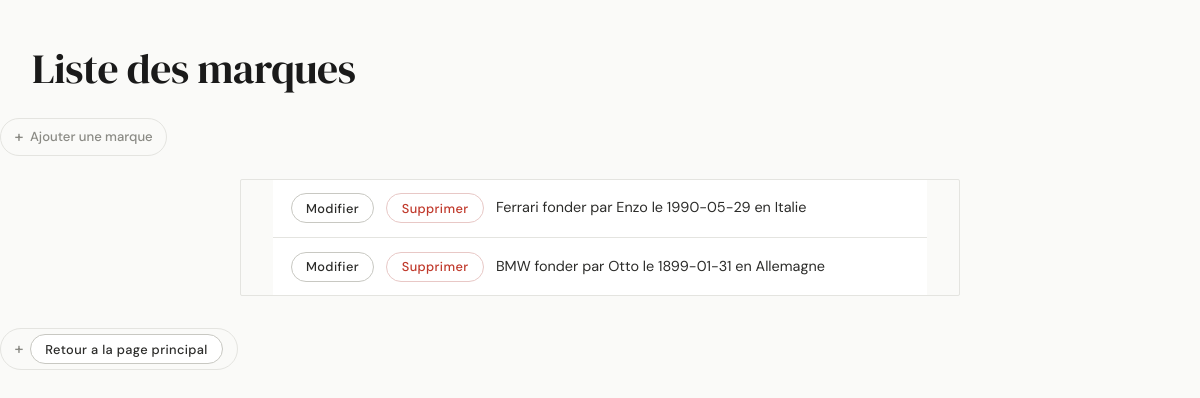
Page /vroumvroum/marque/ on the committed database.
### vroumvroum/models.py (models this page shows)
class Marque(models.Model): #déclare la classe Livre héritant de la classe Model, classe de base des modèles
    nom = models.CharField(max_length=100) # défini un champs de type texte de 100 caractères maximum
    fondateur = models.CharField(max_length = 100)
    date_creation = models.DateField(blank=True, null = True) # champs de type date,pouvant être null ou ne pas être rempli
    pays_origine = models.CharField(max_length = 50)
    resume = models.TextField(null = True, blank = True) # champs de type text long
    def __str__(self):
        chaine = f"{self.nom} fonder par {self.fondateur} le {self.date_creation} en {self.pays_origine}"
        return chaine

### vroumvroum/views.py (the view)
# urls.py: path('marque/', views.all),
def all(request):
    Marque = list(models.Marque.objects.all())
    return render(request, "vroumvroum/marque/all.html", {"Marque": Marque})

### vroumvroum/templates/vroumvroum/marque/all.html (shortened to what this page needs)
<!DOCTYPE html>
<html lang="fr">
<head>
    {% load static %}
<link rel="stylesheet" href="{% static 'vroumvroum/style.css' %}">
</head>
<body>
    <h1>Liste des marques</h1>
    <a href="/vroumvroum/marque/ajoutmarque/">Ajouter une marque</a>
    <ul>
        {% for marque in Marque %}
            <li>
                <a href="/vroumvroum/marque/updatemarque/{{marque.id}}/"><button>Modifier</button></a>
                <a href="/vroumvroum/marque/deletemarque/{{marque.id}}/" onclick="return confirm('Supprimer cette marque ?')">
                    <button style="color: red;">Supprimer</button>
                </a>
                {{marque}}
            </li>
        {% endfor %}
    </ul>
    <a href="/vroumvroum/index/"><button>Retour a la page principal</button></a>
</body>
</html>

### vroumvroum/static/vroumvroum/style.css (style rules this page uses)
:root { --bg: #fafaf8; --surface: #ffffff; --border: #e4e4e0; --border-dark:#c8c8c2; --accent: #1a1a1a; --accent-soft:#f0f0ec; --text: #2c2c2a; --text-muted: #8a8a84; --danger: #c0392b; --font-head: 'DM Serif Display', serif; --font-body: 'DM Sans', sans-serif; --radius: 2px; --tr: 140ms ease; --max-w: 720px; }
*, *::before, *::after { box-sizing: border-box; margin: 0; padding: 0; }
html { scroll-behavior: smooth; }
body { background: var(--bg); color: var(--text); font-family: var(--font-body); font-size: 15px; font-weight: 400; line-height: 1.65; min-height: 100vh; }
body > * { max-width: var(--max-w); margin-left: auto; margin-right: auto; padding-left: 2rem; padding-right: 2rem; }
h1 { font-family: var(--font-head); font-size: clamp(1.8rem, 4vw, 2.6rem); font-weight: 400; color: var(--accent); letter-spacing: -.01em; margin: 2.8rem 0 1.6rem; line-height: 1.15; }
a { color: var(--accent); text-decoration: underline; text-decoration-color: var(--border-dark); text-underline-offset: 3px; transition: text-decoration-color var(--tr); }
h1 + a, h1 ~ a:not(li a):not(ul a) { display: inline-flex; align-items: center; gap: .4rem; font-size: .82rem; font-weight: 500; text-decoration: none; color: var(--text-muted); border: 1px solid var(--border); padding: .3rem .85rem; border-radius: 99px; margin-bottom: 1.4rem; transition: color var(--tr), border-color var(--tr), background var(--tr); }
h1 + a::before, h1 ~ a:not(li a):not(ul a)::before { content: '+'; font-size: 1rem; }
button, input[type="submit"] { font-family: var(--font-body); font-size: .8rem; font-weight: 500; letter-spacing: .03em; padding: .35rem .9rem; border: 1px solid var(--border-dark); background: var(--surface); color: var(--text); border-radius: 99px; cursor: pointer; transition: background var(--tr), border-color var(--tr), color var(--tr); white-space: nowrap; }
a[href*="delete"] button, button[style*="red"] { border-color: #e8c8c6 !important; color: var(--danger) !important; background: transparent; }
ul { list-style: none; display: flex; flex-direction: column; gap: 0; margin-bottom: 2rem; border: 1px solid var(--border); border-radius: var(--radius); overflow: hidden; }
ul li { display: flex; align-items: center; gap: .75rem; padding: .85rem 1.1rem; border-bottom: 1px solid var(--border); background: var(--surface); transition: background var(--tr); font-size: .9rem; }
ul li:last-child { border-bottom: none; }

### rows in the picture
Marque: nom+fondateur+date_creation "Ferrari fonder par Enzo le 1990-05-29 en Italie"
Marque: nom+fondateur+date_creation "BMW fonder par Otto le 1899-01-31 en Allemagne"
